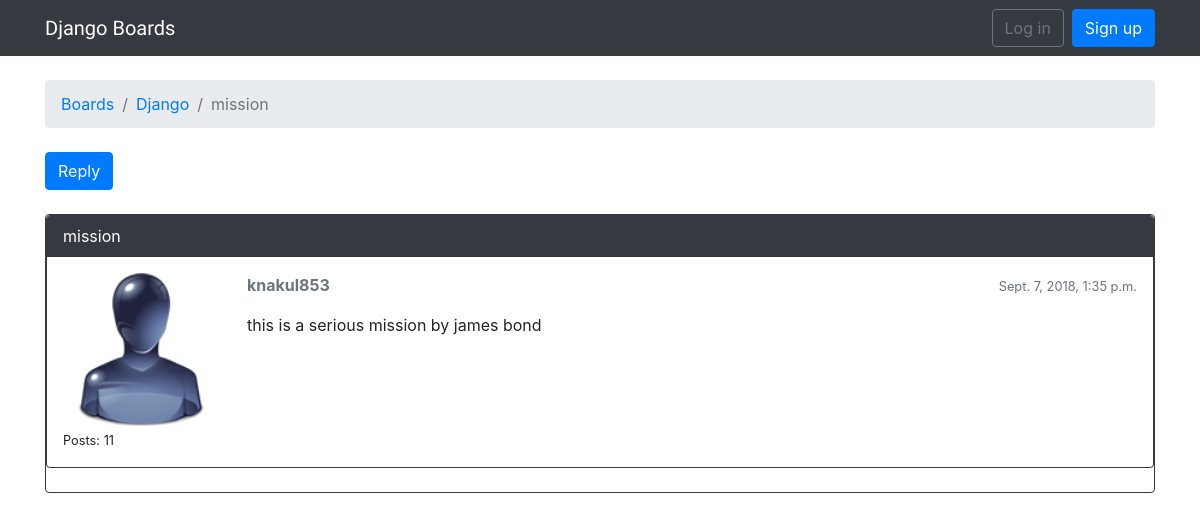
The app's page /boards/1/topics/3/, older data.
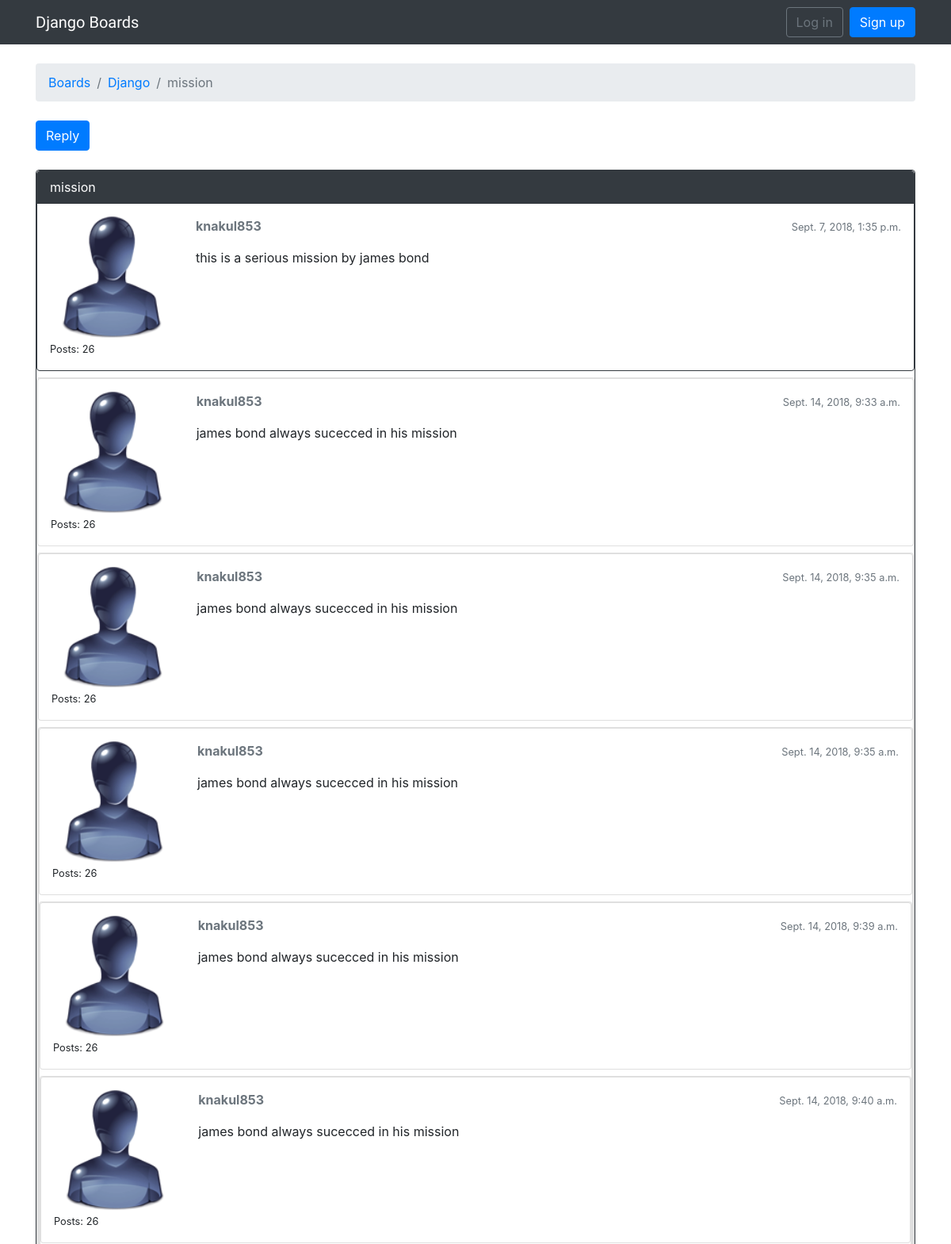
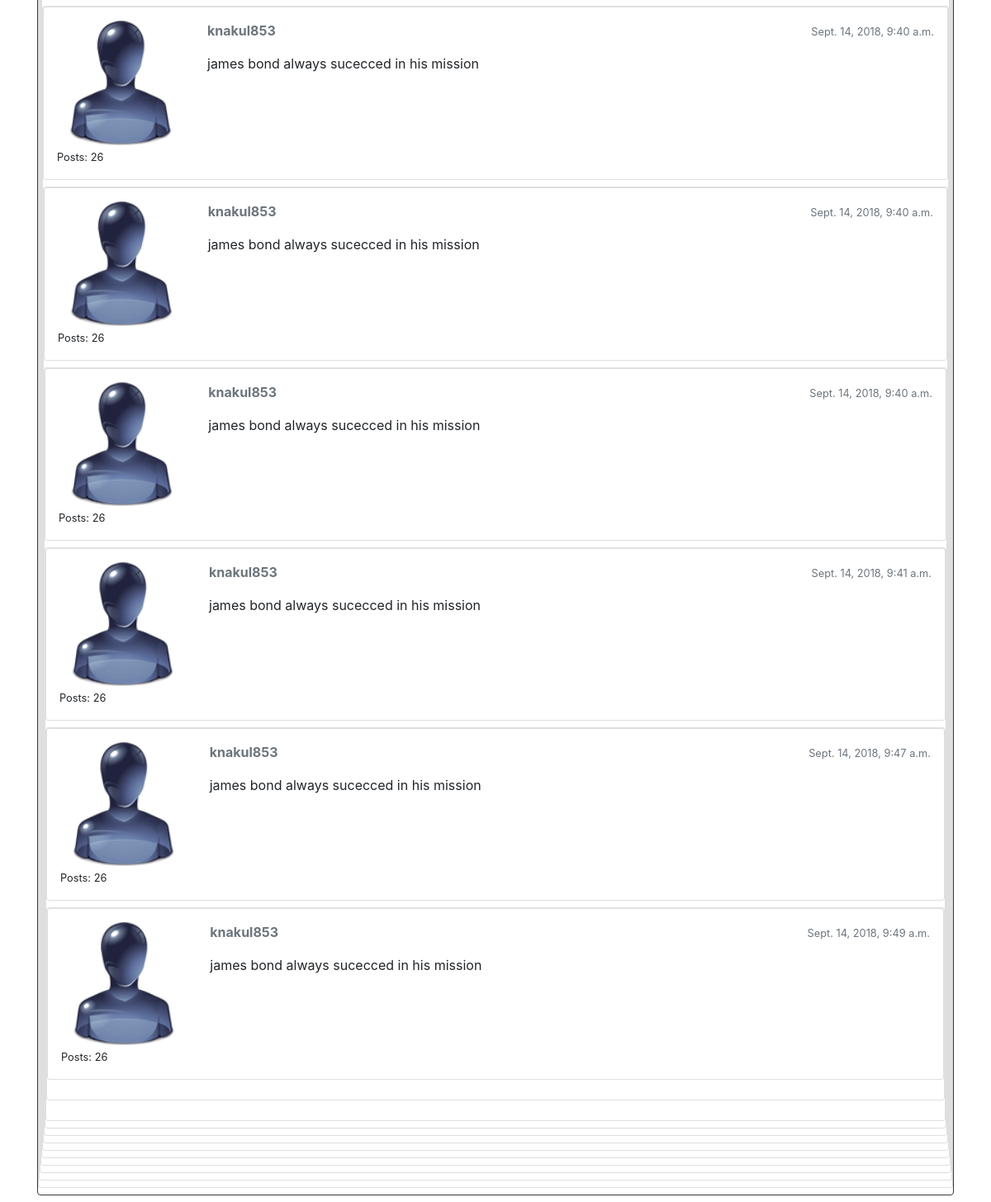
The same page, newer data (2 pictures, top to bottom).
### boards/models.py (models this page shows, shortened)
class Topic(models.Model):
    subject = models.CharField(max_length=255)
    last_updated = models.DateTimeField(auto_now_add=True)
    board = models.ForeignKey(Board,on_delete=models.CASCADE,related_name='topics')
    starter = models.ForeignKey(User,on_delete=models.CASCADE, related_name='topics')
    views = models.PositiveIntegerField(default=0)

class Board(models.Model):
    name = models.CharField(max_length=30, unique=True)
    description = models.CharField(max_length=100)

class Post(models.Model):
    message = models.TextField(max_length=4000)
    topic = models.ForeignKey(Topic,on_delete=models.CASCADE, related_name='posts')
    created_at = models.DateTimeField(auto_now_add=True)
    updated_at = models.DateTimeField(null=True)
    created_by = models.ForeignKey(User,on_delete=models.CASCADE, related_name='posts')
    updated_by = models.ForeignKey(User, on_delete=models.CASCADE,null=True, related_name='+')

### boards/views.py (the view)
# urls.py: path('boards/<int:pk>/topics/<int:topic_pk>/',views.PostListView.as_view(), name='topic_posts'),
class PostListView(ListView):
    model = Post
    context_object_name = 'posts'
    template_name = 'topic_posts.html'
    paginate_by = 20
    def get_context_data(self, **kwargs):
        session_key = 'viewed_topic_{}'.format(self.topic.pk)
        if not self.request.session.get(session_key,False):
            self.topic.views += 1
            self.topic.save()
            self.request.session[session_key] = True
        kwargs['topic'] = self.topic
        return super().get_context_data(**kwargs)
    def get_queryset(self):
        self.topic = get_object_or_404(Topic, board__pk=self.kwargs.get('pk'), pk=self.kwargs.get('topic_pk'))
        queryset = self.topic.posts.order_by('created_at')
        return queryset

### boards/templates/topic_posts.html (shortened to what this page needs)
{% extends 'base.html' %}
{% load static %}
{% block breadcrumb %}
  <li class="breadcrumb-item"><a href="{% url 'home' %}">Boards</a></li>
  <li class="breadcrumb-item"><a href="{% url 'board_topics' topic.board.pk %}">{{ topic.board.name }}</a></li>
  <li class="breadcrumb-item active">{{ topic.subject }}</li>
{% endblock %}
{% block content %}
  <div class="mb-4">
    <a href="{% url 'reply_topic' topic.board.pk topic.pk %}" class="btn btn-primary" role="button">Reply</a>
  </div>
  {% for post in posts %}
 <div id="{{ post.pk }}" class="card {% if forloop.last %}mb-4{% else %}mb-2{% endif %} {% if forloop.first %}border-dark{% endif %}">
    <div class="card {% if forloop.last %}mb-4{% else %}mb-2{% endif %} {% if forloop.first %}border-dark{% endif %}">
      {% if forloop.first %}
        <div class="card-header text-white bg-dark py-2 px-3">{{ topic.subject }}</div>
      {% endif %}
      <div class="card-body p-3">
        <div class="row">
          <div class="col-2">
            <img src="{% static 'img/user.png' %}" alt="{{ post.created_by.username }}" class="w-100">
            <small>Posts: {{ post.created_by.posts.count }}</small>
          </div>
          <div class="col-10">
            <div class="row mb-3">
              <div class="col-6">
                <strong class="text-muted">{{ post.created_by.username }}</strong>
              </div>
              <div class="col-6 text-right">
                <small class="text-muted">{{ post.created_at }}</small>
              </div>
            </div>
            {{ post.message }}
          </div>
        </div>
      </div>
    </div>
  {% endfor %}
{% endblock %}

### boards/templates/base.html (shortened to what this page needs)
{% load static %}<!DOCTYPE html>
<html>
  <head>
    <link rel="stylesheet" href="{% static 'css/bootstrap.min.css' %}">
    <link rel="stylesheet" href="{% static 'css/app.css' %}">
  </head>
  <body>
    {% block body %}
      <nav class="navbar navbar-expand-sm navbar-dark bg-dark">
        <div class="container">
          <a class="navbar-brand" href="{% url 'home' %}">Django Boards</a>
          <div class="collapse navbar-collapse" id="mainMenu">
            {% if user.is_authenticated %}
              <ul class="navbar-nav ml-auto">
                <li class="nav-item dropdown">
                  <a class="nav-link dropdown-toggle" href="#" id="userMenu" data-toggle="dropdown" aria-haspopup="true" aria-expanded="false">
                    {{ user.username }}
                  </a>
                  <div class="dropdown-menu dropdown-menu-right" aria-labelledby="userMenu">
                    <a class="dropdown-item" href="{% url 'my_account' %}">My account</a>
                    <a class="dropdown-item" href="{% url 'password_change' %}">Change password</a>
                    <div class="dropdown-divider"></div>
                    <a class="dropdown-item" href="{% url 'logout' %}">Log out</a>
                  </div>
                </li>
              </ul>
            {% else %}
              <form class="form-inline ml-auto">
                <a href="{% url 'login' %}" class="btn btn-outline-secondary">Log in</a>
                <a href="{% url 'signup' %}" class="btn btn-primary ml-2">Sign up</a>
              </form>
            {% endif %}
          </div>
        </div>
      </nav>
      <div class="container">
        <ol class="breadcrumb my-4">
          {% block breadcrumb %}
          {% endblock %}
        </ol>
        {% block content %}
        {% endblock %}
      </div>
    {% endblock body %}
  </body>
</html>

### static/css/app.css (style rules this page uses)
.navbar-brand { font-family: 'Peralta', cursive; }

Row changes from the older to the newer data that the page shows:
computed for Post "this is a serious mission by james bond": created_by.posts.count "11" → "26"
added Post: created_by.posts.count "26", created_by.username "knakul853", created_at "Sept. 14, 2018, 9:33 a.m.", message "james bond always sucecced in his mission"
added Post: created_by.posts.count "26", created_by.username "knakul853", created_at "Sept. 14, 2018, 9:35 a.m.", message "james bond always sucecced in his mission"
added Post: created_by.posts.count "26", created_by.username "knakul853", created_at "Sept. 14, 2018, 9:35 a.m.", message "james bond always sucecced in his mission"
added Post: created_by.posts.count "26", created_by.username "knakul853", created_at "Sept. 14, 2018, 9:39 a.m.", message "james bond always sucecced in his mission"
added Post: created_by.posts.count "26", created_by.username "knakul853", created_at "Sept. 14, 2018, 9:40 a.m.", message "james bond always sucecced in his mission"
added Post: created_by.posts.count "26", created_by.username "knakul853", created_at "Sept. 14, 2018, 9:40 a.m.", message "james bond always sucecced in his mission"
added Post: created_by.posts.count "26", created_by.username "knakul853", created_at "Sept. 14, 2018, 9:40 a.m.", message "james bond always sucecced in his mission"
added Post: created_by.posts.count "26", created_by.username "knakul853", created_at "Sept. 14, 2018, 9:40 a.m.", message "james bond always sucecced in his mission"
added Post: created_by.posts.count "26", created_by.username "knakul853", created_at "Sept. 14, 2018, 9:41 a.m.", message "james bond always sucecced in his mission"
added Post: created_by.posts.count "26", created_by.username "knakul853", created_at "Sept. 14, 2018, 9:47 a.m.", message "james bond always sucecced in his mission"
added Post: created_by.posts.count "26", created_by.username "knakul853", created_at "Sept. 14, 2018, 9:49 a.m.", message "james bond always sucecced in his mission"
